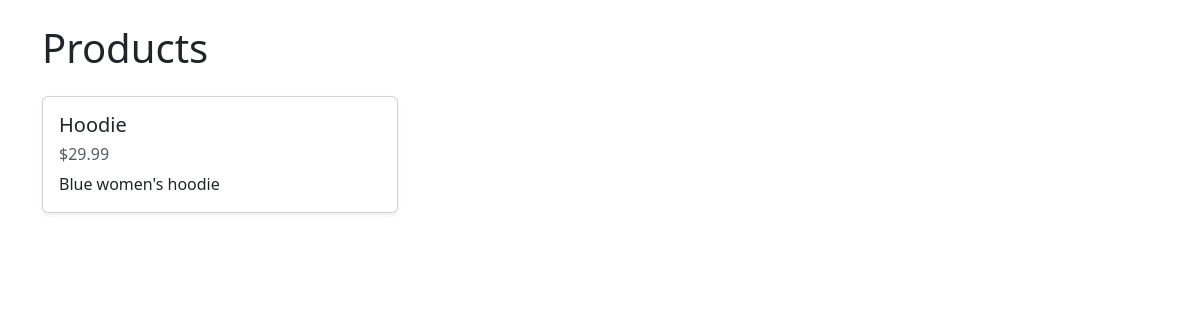
Before: /products/ with the older database file.
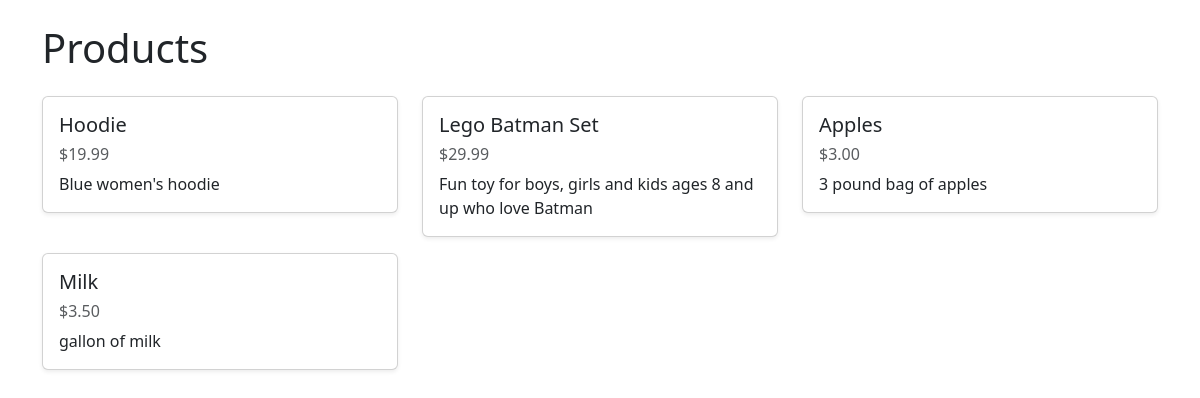
After: the same page with the newer database file.
### Store/models.py (models this page shows, shortened)
class Product(models.Model):
    name = models.CharField(max_length = 20)
    description = models.CharField( max_length = 200)
    price = models.DecimalField(decimal_places= 2, max_digits=6)
    category = models.ForeignKey(Category, on_delete=models.CASCADE, null = True)
    tag = models.ManyToManyField(Tag, through = "ProductTag")

### Store/views.py (the view)
# urls.py: path('products/', views.Products)
def Products(request):
    template = loader.get_template('Store/products.html')
    products = Product.objects.all()
    context = {
        'products': products
    }
    return HttpResponse(template.render(context, request))

### Store/templates/Store/products.html (shortened to what this page needs)
<!DOCTYPE html>
<html lang="en">
<head>
    <link href="https://cdn.jsdelivr.net/npm/bootstrap@5.3.8/dist/css/bootstrap.min.css" rel="stylesheet">
</head>
<body>
 <div class="container mt-4">
    <h1 class="mb-4">Products</h1>
    <div class="row">
        {% for product in products %}
        <div class="col-md-4 mb-3">
            <div class="card shadow-sm">
                <div class="card-body">
                    <h5 class="card-title">{{ product.name }}</h5>
                    <h6 class="text-muted">${{ product.price }}</h6>
                    <p class="card-text">{{ product.description }}</p>
                </div>
            </div>
        </div>
        {% endfor %}
    </div>
</div>
</body>
</html>

Changed rows visible on the page:
changed Product "Hoodie": price "29.99" → "19.99"
added Product: name "Lego Batman Set", price "29.99", description "Fun toy for boys, girls and kids ages 8 and up who love Batman"
added Product: name "Apples", price "3.00", description "3 pound bag of apples"
added Product: name "Milk", price "3.50", description "gallon of milk"
